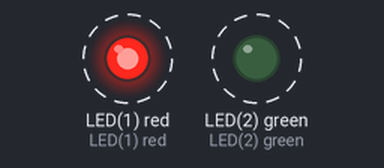
Bench run of a program on a simulated pyboard running MicroPython. On the bench: output pins drawn as LEDs (lit = HIGH). Dashed ring = blinking. At 20.0 s the program stops and its outputs stay as they are.

Above: at 0.2 s.
Timing chart, 0 to 4.6 s (numbered marks = the images above):
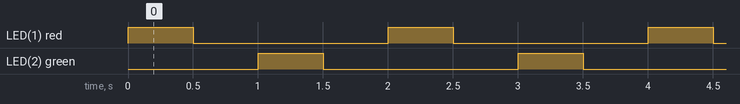

Measured:
- by itself, LED(1) red: alternates HIGH for 0.50 s and LOW for 1.5 s, 20 changes in all, then stays LOW
- by itself, LED(2) green: alternates HIGH for 0.50 s and LOW for 1.5 s
- by itself, everything shown: repeats every 2.0 s, in 4 steps

The program:

leds.py
```python
# main.py
# test various led things

import pyb
import utime
from machine import Pin

# normal sleep - not very low power
def flash():
	redled = pyb.LED(1)
	greenled = pyb.LED(2)
	for x in range(0,10):
		redled.on()
		utime.sleep_ms(500)
		redled.off()
		utime.sleep_ms(500)
		greenled.on()
		utime.sleep_ms(500)
		greenled.off()
		utime.sleep_ms(500)

flash()
```
